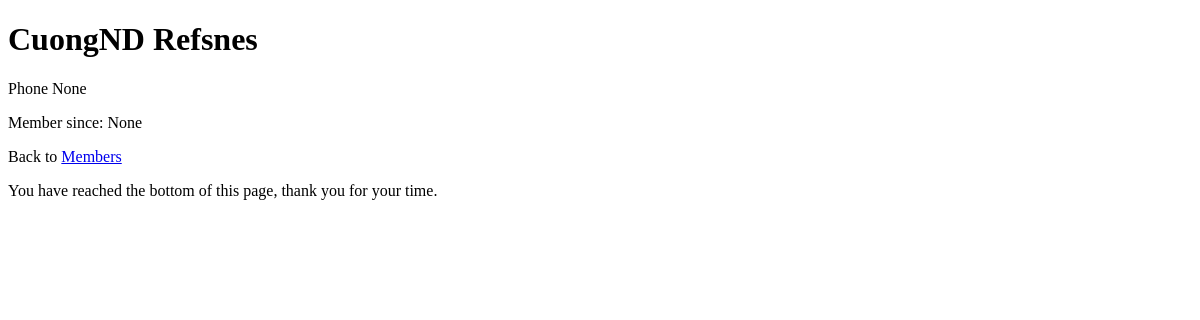
Before: /members/details/5 with the older database file.
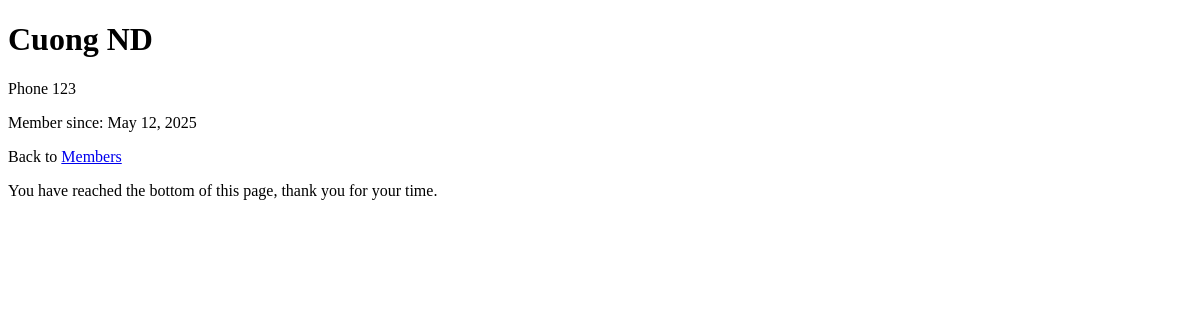
After: the same page with the newer database file.
### members/models.py (models this page shows, shortened)
class Member(models.Model):
  firstname = models.CharField(max_length=255)
  lastname = models.CharField(max_length=255)
  phone = models.IntegerField(null=True)
  joined_date = models.DateField(null=True)

### members/views.py (the view)
# urls.py: path('members/details/<int:id>', views.details, name='details'),
def details(request, id):
    mymember = Member.objects.get(id=id)
    template = loader.get_template('details.html')
    context = {
        'mymember': mymember,
    }
    return HttpResponse(template.render(context, request))

### members/templates/details.html (shortened to what this page needs)
{% extends "master.html" %}
{% block content %}
  <h1>{{ mymember.firstname }} {{ mymember.lastname }}</h1>
  <p>Phone {{ mymember.phone }}</p>
  <p>Member since: {{ mymember.joined_date }}</p>
  <p>Back to <a href="/members">Members</a></p>
{% endblock %}

Changed rows visible on the page:
changed Member: firstname "CuongND" → "Cuong"; lastname "Refsnes" → "ND"; phone "None" → "123"; joined_date "None" → "May 12, 2025"
